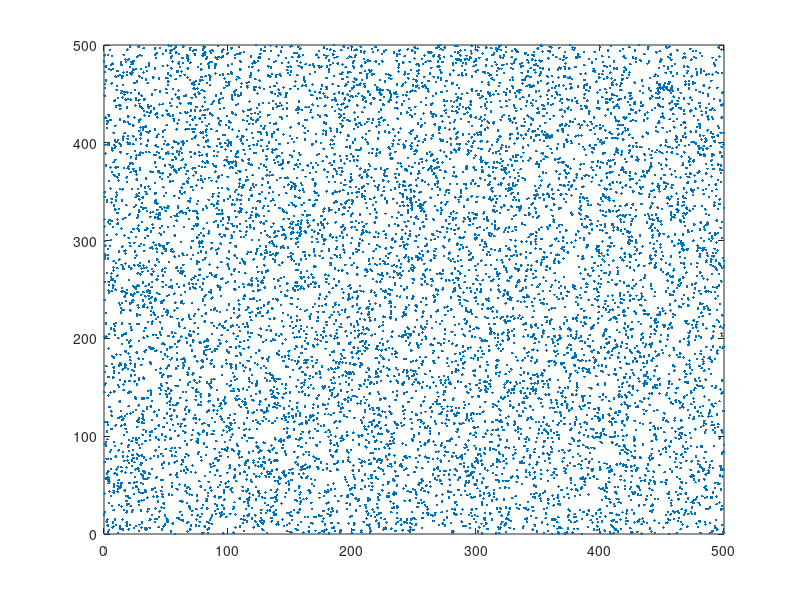

Write the MATLAB code that produced this figure.
clear all;
close all;
% spatstat: An R Package for Analyzing Spatial Point Patterns
% http://stackoverflow.com/questions/27936167/poisson-point-process-in-matlab
% http://connor-johnson.com/2014/02/25/spatial-point-processes/
% http://www.mathworks.com/matlabcentral/fileexchange/2493-simulation-of-stochastic-processes/content/stproc/poisson2d.m

density = 0.04;
length_x = 500;
length_y = 500;

lambda=density*length_x*length_y;

npoints = poissrnd(lambda)
Data = rand(2, npoints); % uniform distribution

plot(Data(1,:)*length_x, Data(2,:)*length_y, '.');
npoints/(length_x*length_y)

fid = fopen('2d_data.csv','w');

for ii = 1:npoints
fprintf(fid, '%f, %f,\n', Data(1,ii)*length_x, Data(2,ii)*length_y);
endfor

status = fclose(fid); 